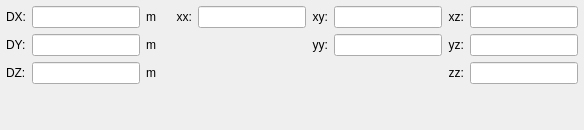
          <widget class="QFrame" name="BoxFrame">
           <property name="minimumSize">
            <size>
             <width>0</width>
             <height>0</height>
            </size>
           </property>
           <property name="maximumSize">
            <size>
             <width>16777215</width>
             <height>16777215</height>
            </size>
           </property>
           <property name="frameShape">
            <enum>QFrame::NoFrame</enum>
           </property>
           <property name="frameShadow">
            <enum>QFrame::Plain</enum>
           </property>
           <layout class="QGridLayout" name="gridLayout_14">
            <property name="leftMargin">
             <number>0</number>
            </property>
            <property name="topMargin">
             <number>0</number>
            </property>
            <property name="rightMargin">
             <number>0</number>
            </property>
            <property name="bottomMargin">
             <number>0</number>
            </property>
            <property name="spacing">
             <number>0</number>
            </property>
            <item row="1" column="0">
             <widget class="QFrame" name="dxyzCovariancFrame">
              <property name="sizePolicy">
               <sizepolicy hsizetype="Expanding" vsizetype="Preferred">
                <horstretch>0</horstretch>
                <verstretch>1</verstretch>
               </sizepolicy>
              </property>
              <property name="minimumSize">
               <size>
                <width>0</width>
                <height>0</height>
               </size>
              </property>
              <property name="maximumSize">
               <size>
                <width>16777215</width>
                <height>16777215</height>
               </size>
              </property>
              <property name="frameShape">
               <enum>QFrame::NoFrame</enum>
              </property>
              <property name="frameShadow">
               <enum>QFrame::Plain</enum>
              </property>
              <layout class="QGridLayout" name="gridLayout_5">
               <property name="leftMargin">
                <number>6</number>
               </property>
               <property name="topMargin">
                <number>6</number>
               </property>
               <property name="rightMargin">
                <number>6</number>
               </property>
               <property name="bottomMargin">
                <number>6</number>
               </property>
               <property name="spacing">
                <number>6</number>
               </property>
               <item row="1" column="7">
                <widget class="QLineEdit" name="covarianceXY">
                 <property name="minimumSize">
                  <size>
                   <width>0</width>
                   <height>0</height>
                  </size>
                 </property>
                 <property name="maximumSize">
                  <size>
                   <width>16777215</width>
                   <height>16777215</height>
                  </size>
                 </property>
                 <property name="focusPolicy">
                  <enum>Qt::NoFocus</enum>
                 </property>
                 <property name="readOnly">
                  <bool>true</bool>
                 </property>
                </widget>
               </item>
               <item row="1" column="9">
                <widget class="QLineEdit" name="covarianceXZ">
                 <property name="minimumSize">
                  <size>
                   <width>0</width>
                   <height>0</height>
                  </size>
                 </property>
                 <property name="maximumSize">
                  <size>
                   <width>16777215</width>
                   <height>16777215</height>
                  </size>
                 </property>
                 <property name="focusPolicy">
                  <enum>Qt::NoFocus</enum>
                 </property>
                 <property name="readOnly">
                  <bool>true</bool>
                 </property>
                </widget>
               </item>
               <item row="3" column="1">
                <widget class="QLineEdit" name="DZ">
                 <property name="focusPolicy">
                  <enum>Qt::NoFocus</enum>
                 </property>
                 <property name="readOnly">
                  <bool>true</bool>
                 </property>
                </widget>
               </item>
               <item row="1" column="1">
                <widget class="QLineEdit" name="DX">
                 <property name="focusPolicy">
                  <enum>Qt::NoFocus</enum>
                 </property>
                 <property name="readOnly">
                  <bool>true</bool>
                 </property>
                </widget>
               </item>
               <item row="1" column="8">
                <widget class="QLabel" name="label_xz">
                 <property name="text">
                  <string>xz:</string>
                 </property>
                 <property name="alignment">
                  <set>Qt::AlignRight|Qt::AlignTrailing|Qt::AlignVCenter</set>
                 </property>
                </widget>
               </item>
               <item row="2" column="7">
                <widget class="QLineEdit" name="covarianceYY">
                 <property name="minimumSize">
                  <size>
                   <width>0</width>
                   <height>0</height>
                  </size>
                 </property>
                 <property name="maximumSize">
                  <size>
                   <width>16777215</width>
                   <height>16777215</height>
                  </size>
                 </property>
                 <property name="focusPolicy">
                  <enum>Qt::NoFocus</enum>
                 </property>
                 <property name="readOnly">
                  <bool>true</bool>
                 </property>
                </widget>
               </item>
               <item row="1" column="6">
                <widget class="QLabel" name="label_xy">
                 <property name="text">
                  <string>xy:</string>
                 </property>
                 <property name="alignment">
                  <set>Qt::AlignRight|Qt::AlignTrailing|Qt::AlignVCenter</set>
                 </property>
                </widget>
               </item>
               <item row="2" column="9">
                <widget class="QLineEdit" name="covarianceYZ">
                 <property name="minimumSize">
                  <size>
                   <width>0</width>
                   <height>0</height>
                  </size>
                 </property>
                 <property name="maximumSize">
                  <size>
                   <width>16777215</width>
                   <height>16777215</height>
                  </size>
                 </property>
                 <property name="focusPolicy">
                  <enum>Qt::NoFocus</enum>
                 </property>
                 <property name="readOnly">
                  <bool>true</bool>
                 </property>
                </widget>
               </item>
               <item row="1" column="3">
                <widget class="QLabel" name="label_xx">
                 <property name="minimumSize">
                  <size>
                   <width>30</width>
                   <height>0</height>
                  </size>
                 </property>
                 <property name="maximumSize">
                  <size>
                   <width>30</width>
                   <height>16777215</height>
                  </size>
                 </property>
                 <property name="text">
                  <string>xx:</string>
                 </property>
                 <property name="alignment">
                  <set>Qt::AlignRight|Qt::AlignTrailing|Qt::AlignVCenter</set>
                 </property>
                 <property name="margin">
                  <number>0</number>
                 </property>
                </widget>
               </item>
               <item row="1" column="5">
                <widget class="QLineEdit" name="covarianceXX">
                 <property name="minimumSize">
                  <size>
                   <width>0</width>
                   <height>0</height>
                  </size>
                 </property>
                 <property name="maximumSize">
                  <size>
                   <width>16777215</width>
                   <height>16777215</height>
                  </size>
                 </property>
                 <property name="focusPolicy">
                  <enum>Qt::NoFocus</enum>
                 </property>
                 <property name="readOnly">
                  <bool>true</bool>
                 </property>
                </widget>
               </item>
               <item row="2" column="2">
                <widget class="QLabel" name="label_7">
                 <property name="maximumSize">
                  <size>
                   <width>30</width>
                   <height>16777215</height>
                  </size>
                 </property>
                 <property name="text">
                  <string>m</string>
                 </property>
                </widget>
               </item>
               <item row="3" column="9">
                <widget class="QLineEdit" name="covarianceZZ">
                 <property name="minimumSize">
                  <size>
                   <width>0</width>
                   <height>0</height>
                  </size>
                 </property>
                 <property name="maximumSize">
                  <size>
                   <width>16777215</width>
                   <height>16777215</height>
                  </size>
                 </property>
                 <property name="focusPolicy">
                  <enum>Qt::NoFocus</enum>
                 </property>
                 <property name="readOnly">
                  <bool>true</bool>
                 </property>
                </widget>
               </item>
               <item row="3" column="2">
                <widget class="QLabel" name="label_8">
                 <property name="maximumSize">
                  <size>
                   <width>30</width>
                   <height>16777215</height>
                  </size>
                 </property>
                 <property name="text">
                  <string>m</string>
                 </property>
                </widget>
               </item>
               <item row="1" column="2">
                <widget class="QLabel" name="label_6">
                 <property name="maximumSize">
                  <size>
                   <width>30</width>
                   <height>16777215</height>
                  </size>
                 </property>
                 <property name="text">
                  <string>m</string>
                 </property>
                </widget>
               </item>
               <item row="2" column="8">
                <widget class="QLabel" name="label_yz">
                 <property name="text">
                  <string>yz:</string>
                 </property>
                 <property name="alignment">
                  <set>Qt::AlignRight|Qt::AlignTrailing|Qt::AlignVCenter</set>
                 </property>
                </widget>
               </item>
               <item row="2" column="1">
                <widget class="QLineEdit" name="DY">
                 <property name="focusPolicy">
                  <enum>Qt::NoFocus</enum>
                 </property>
                 <property name="readOnly">
                  <bool>true</bool>
                 </property>
                </widget>
               </item>
               <item row="2" column="6">
                <widget class="QLabel" name="label_yy">
                 <property name="text">
                  <string>yy:</string>
                 </property>
                 <property name="alignment">
                  <set>Qt::AlignRight|Qt::AlignTrailing|Qt::AlignVCenter</set>
                 </property>
                </widget>
               </item>
               <item row="3" column="8">
                <widget class="QLabel" name="label_zz">
                 <property name="text">
                  <string>zz:</string>
                 </property>
                 <property name="alignment">
                  <set>Qt::AlignRight|Qt::AlignTrailing|Qt::AlignVCenter</set>
                 </property>
                </widget>
               </item>
               <item row="3" column="0">
                <widget class="QLabel" name="labelDZ">
                 <property name="minimumSize">
                  <size>
                   <width>0</width>
                   <height>0</height>
                  </size>
                 </property>
                 <property name="text">
                  <string>DZ:</string>
                 </property>
                 <property name="alignment">
                  <set>Qt::AlignLeading|Qt::AlignLeft|Qt::AlignVCenter</set>
                 </property>
                 <property name="margin">
                  <number>0</number>
                 </property>
                </widget>
               </item>
               <item row="1" column="0">
                <widget class="QLabel" name="labelDX">
                 <property name="minimumSize">
                  <size>
                   <width>0</width>
                   <height>0</height>
                  </size>
                 </property>
                 <property name="text">
                  <string>DX:</string>
                 </property>
                 <property name="alignment">
                  <set>Qt::AlignLeading|Qt::AlignLeft|Qt::AlignVCenter</set>
                 </property>
                 <property name="margin">
                  <number>0</number>
                 </property>
                </widget>
               </item>
               <item row="2" column="0">
                <widget class="QLabel" name="labelDY">
                 <property name="minimumSize">
                  <size>
                   <width>0</width>
                   <height>0</height>
                  </size>
                 </property>
                 <property name="text">
                  <string>DY:</string>
                 </property>
                 <property name="alignment">
                  <set>Qt::AlignLeading|Qt::AlignLeft|Qt::AlignVCenter</set>
                 </property>
                 <property name="margin">
                  <number>0</number>
                 </property>
                </widget>
               </item>
               <item row="4" column="1">
                <spacer name="verticalSpacer">
                 <property name="orientation">
                  <enum>Qt::Vertical</enum>
                 </property>
                 <property name="sizeHint" stdset="0">
                  <size>
                   <width>20</width>
                   <height>40</height>
                  </size>
                 </property>
                </spacer>
               </item>
              </layout>
             </widget>
            </item>
           </layout>
          </widget>
